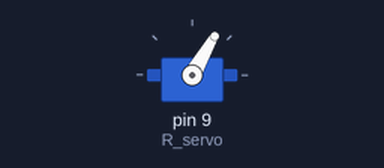
A sketch run on a simulated Arduino Uno, built with avr-gcc and run on an emulated ATmega328P. Parts: servo.

Above: at 1.05 s.
Timing chart, 0 to 5.6 s (numbered marks = the images above):
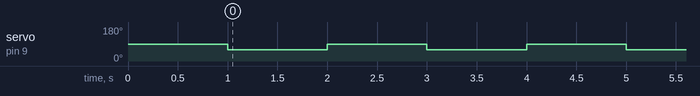

The sketch:

servo_test.ino
```cpp
#include <Servo.h>
Servo R_servo;
const int DELAY = 1000;

void setup(){
  R_servo.attach(9);
  R_servo.write(90);
  delay(DELAY);
}
void loop(){
  R_servo.write(60);
  delay(DELAY);
  R_servo.write(90);
  delay(DELAY);
}
```

Measured:
- by itself, servo on pin 9 (R_servo): alternates 90° for 1.0 s and 60° for 1.0 s
